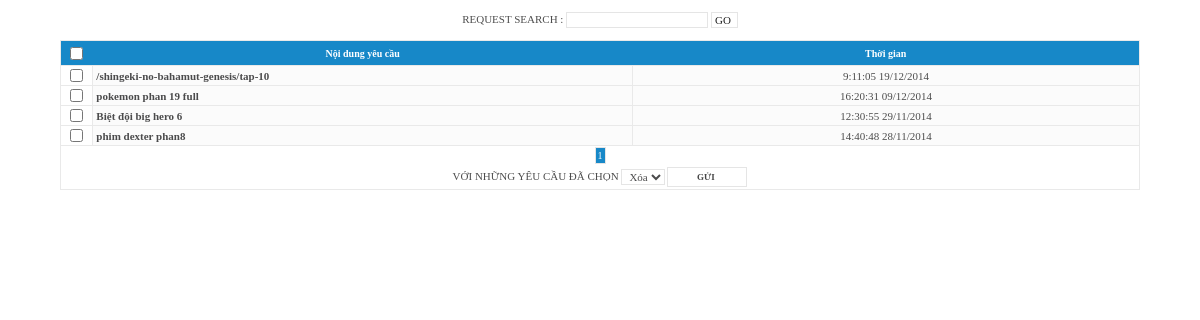
The app's page /admincp/index.php?act=request&mode=edit (signed in) with its own data.
### tables this page shows
CREATE TABLE IF NOT EXISTS `table_request` (
  `request_id` int(10)  AUTO_INCREMENT,
  `request_content` text,
  `request_time` int(10)  DEFAULT '0',
  PRIMARY KEY (`request_id`)
);

### inc/init.php (called while the page is built, shortened)
<?php
include('_dbconnect.php');
$mysql = new mysql;
?>

### inc/_dbconnect.php (called while the page is built, shortened)
<?php
class mysql {
	function query($input){
		$q = @mysql_query($input) or $this->show_error("<b>Lỗi MySQL Query</b> : ".mysql_error(),$input);
		return $q;
	}
	function fetch_array($query_id, $type=MYSQL_BOTH){
		$fa = @mysql_fetch_array($query_id,$type);
		return $fa;
	}
	function num_rows($query_id) {
		$nr = @mysql_num_rows($query_id);
		return $nr;
	}
}
?>

### inc/_functions.php (called while the page is built, shortened)
<?php
function get_total($table,$f1,$f2 = '') {
	global $mysql, $tb_prefix;
	$q = "SELECT COUNT($f1) FROM ".$tb_prefix.$table;
	$q .= ($f2)?" ".$f2:'';
	$tt = $mysql->fetch_array($mysql->query($q));
	return $tt[0];
}
function get_ascii($str) {
	$chars = array(
	'a'	=>	array('ấ','ầ','ẩ','ẫ','ậ','Ấ','Ầ','Ẩ','Ẫ','Ậ','ắ','ằ','ẳ','ẵ','ặ','Ắ','Ằ','Ẳ','Ẵ','Ặ','á','à','ả','ã','ạ','â','ă','Á','À','Ả','Ã','Ạ','Â','Ă'),
	'e' 	=>	array('ế','ề','ể','ễ','ệ','Ế','Ề','Ể','Ễ','Ệ','é','è','ẻ','ẽ','ẹ','ê','É','È','Ẻ','Ẽ','Ẹ','Ê'),
	'i'	=>	array('í','ì','ỉ','ĩ','ị','Í','Ì','Ỉ','Ĩ','Ị'),
	'o'	=>	array('ố','ồ','ổ','ỗ','ộ','Ố','Ồ','Ổ','Ô','Ộ','ớ','ờ','ở','ỡ','ợ','Ớ','Ờ','Ở','Ỡ','Ợ','ó','ò','ỏ','õ','ọ','ô','ơ','Ó','Ò','Ỏ','Õ','Ọ','Ô','Ơ'),
	'u'	=>	array('ứ','ừ','ử','ữ','ự','Ứ','Ừ','Ử','Ữ','Ự','ú','ù','ủ','ũ','ụ','ư','Ú','Ù','Ủ','Ũ','Ụ','Ư'),
	'y'	=>	array('ý','ỳ','ỷ','ỹ','ỵ','Ý','Ỳ','Ỷ','Ỹ','Ỵ'),
	'd'	=>	array('đ','Đ'),
	);
	foreach ($chars as $key => $arr)
	foreach ($arr as $val)
	$str = str_replace($val,$key,$str);
	return $str;
}
?>

### inc/_config.php (called while the page is built, shortened)
<?php
$tb_prefix			= 'table_';
include("init.php");
?>

### admincp/request.php (the view, shortened to what this page needs)
<?php
if ($mode == 'edit') {
	if ($request_del_id) {
		if ($_POST['submit']) {
			$mysql->query("DELETE FROM ".$tb_prefix."request WHERE request_id = '".$request_del_id."'");
			echo "DEL FINISH <meta http-equiv='refresh' content='0;url=".$edit_url."'>";
			exit();
		}
		?>
		<form method="post">Bạn có muốn thực hiện<br><input value="YES" name=submit type=submit class=submit></form>
		<?php
	}
	else {
		$request_per_page = 30;
		if (!$pg) $pg = 1;
		$search = strtolower(get_ascii(urldecode($_GET['search'])));
		$extra = (($search)?"request_content LIKE '%".$search."%' ":'');
		$q = $mysql->query("SELECT * FROM ".$tb_prefix."request ".(($extra)?"WHERE ".$extra." ":'')."ORDER BY request_id DESC LIMIT ".(($pg-1)*$request_per_page).",".$request_per_page);
		$tt = get_total('request','request_id',"".(($extra)?"WHERE ".$extra." ":'')."");
		if ($mysql->num_rows($q)) {
			if ($search) {
				$link2 = preg_replace("#&search=(.*)#si","",$link);
			}
			else $link2 = $link;
			echo "<br>REQUEST SEARCH : <input id=search size=20 value=\"".$search."\"> <input type=button onclick='window.location.href = \"".$link2."&search=\"+document.getElementById(\"search\").value;' value=GO><br><br>";
			echo "<table width=90% align=center cellpadding=2 cellspacing=0 class=border><form name=media_list method=post action=$link onSubmit=\"return check_checkbox();\">";
			echo "	<tr align=center>
						<td width=3% class=title>
							<input class=checkbox type=checkbox name=chkall id=chkall onclick=docheck(document.media_list.chkall.checked,0) value=checkall>
						</td>
						<td class=title width=50%>
							Nội dung yêu cầu
						</td>
						<td class=title>
							Thời gian
						</td>
						</tr>";
			while ($r = $mysql->fetch_array($q)) {
				$id 		= $r['request_id'];
				$contents 	= $r['request_content'];
				$rtime 		= date('G:i:s d/m/Y',$r['request_time']);
				echo "<tr>
						<td class=fr align=center>
							<input class=checkbox type=checkbox id=checkbox onclick=docheckone() name=checkbox[] value=$id>
						</td>
						<td class=fr_2>
							<b><a href=$link&request_id=".$id.">".$contents."</a></b>
						</td>
						<td class=fr_2 align=center>
							".$rtime."
						</td>
						</tr>";
			}
			echo "<tr><td colspan=5>".admin_viewpages($tt,$request_per_page,$pg)."</td></tr>";
			echo '<tr><td colspan=5 align="center">VỚI NHỮNG YÊU CẦU ĐÃ CHỌN '.
				'<select name=selected_option><option value=del>Xóa</option>'.
				'<input type="submit" name="do" class=submit value="GỬI"></td></tr>';
			echo '</form></table>';
		}
		else echo "CHƯA CÓ YÊU CẦU NÀO";
    }
}
?>

### admincp/style.css (style rules this page uses)
Table,Tr,Td { Font-size: 11px; Font-family: Verdana; border-collapse: collapse; }
A { color: #4B4B4C; text-decoration: none; font-family: Verdana; }
Input,Textarea,Button,Select { Font-family: Verdana; Font-size: 11px; border: 1px solid #E5E5E5; vertical-align:middle; padding-left:3px; margin:0; background: #FFF; color: #1D1D1D; }
Select { cursor:default; margin-right:2px; color: #4B4B4C; }
form { margin: 0; padding:0 }
.border { border: #E9E9E9 1px solid; }
.submit { COLOR: #454545; font-weight: bold; border: 1 solid #DDDDDD; background-color: #FFF; font-size: 9px; font-family: Verdana; height: 20px; width: 80px; }
.title { background-color: #1788C8; padding: 3px; color: #FFF; font-size: 10px; font-family: Verdana; font-weight: bold; height: 25px; }
.checkbox { background: none;border: 0; cursor: hand }
.fr, .fr_2 { border: 1px solid #E9E9E9; padding: 3px; background-color: #FFF; }
.fr_2 { background-color: #FBFBFB; }

### records on screen
table_request: request_content "/shingeki-no-bahamut-genesis/tap-10", request_time "9:11:05 19/12/2014"
table_request: request_content "pokemon phan 19 full", request_time "16:20:31 09/12/2014"
table_request: request_content "Biệt đội big hero 6", request_time "12:30:55 29/11/2014"
table_request: request_content "phim dexter phan8", request_time "14:40:48 28/11/2014"

### other values on screen
$m "1"
